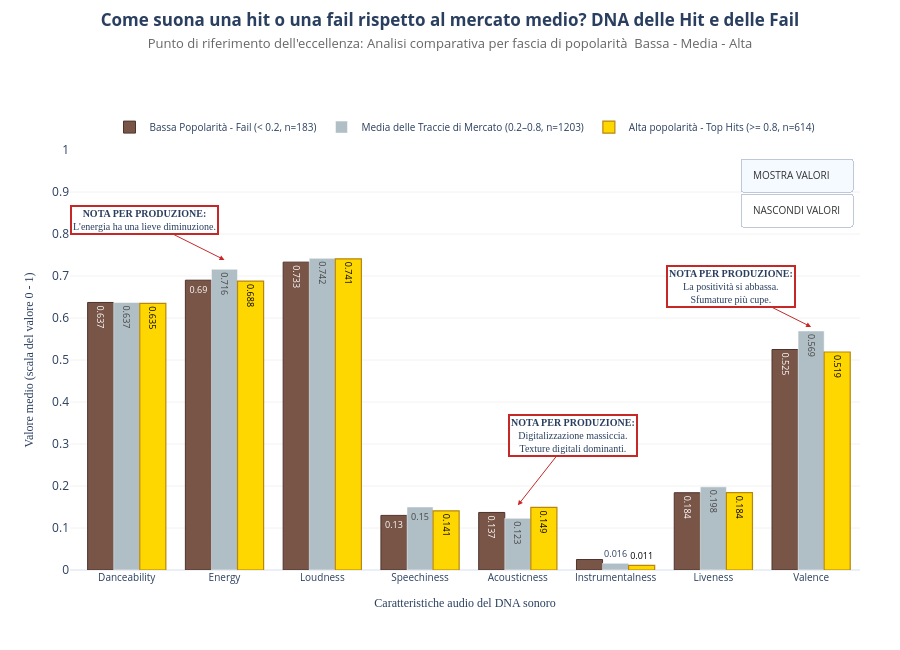

Here is the notebook cell this chart was saved with:
### Markdown cell above
Qui abbiamo bisogno di definere alcuni tagli importanti sulla popolarità per effettuare il prossimo grafico. Cerchiamo di dare un senso alle alternative che abbiamo:

1. La "Soglia del Successo" 80% o 0.8: 
Nel settore dei dati musicali (es. API di Spotify), la popolarità è una misura relativa basata sul volume totale di streaming e sulla recenza. Gli esperti di data-science musicale (come quelli di Chartmetric o Soundcharts) osservano che un punteggio superiore a 80 colloca l'artista nel Top 0.1% globale. Brani con questo score sono solitamente inseriti nelle playlist delle Top Hits. Per questo possiamo considerare tale soglia come la soglia delle HITS.


2. Il "Long Tail of Fail or Starting" e la soglia del 20% o 0.2:
Per quanto riguarda la soglia bassa, definire "disprezzato" un brano sotto il 20% potrebbe essere un termine forte, poiché gran parte della musica caricata sulle piattaforme è soggetta alla cosiddetta Long Tail di Chris Anderson e fatica a superare il 10%. Questo però non sempre significa che la musica non crescerà in popolarità in seguito con il passare del tempo, ma è pur vero che in questa zona ci sono anche brani che restano a popolarità bassa proprio perchè non riesco a fare impatto sugli ascoltatori. Gli analisti definiscono questa zona come "Niche" o "Undiscovered". In uno studio sulla popolarità degli algoritmi, i brani sotto il 20 spesso mancano dei metadati comportamentali (skip rate, salvataggi) che permetterebbero di discriminare le due fasi con estrema precisione. Per cui oltre al concetto di "Zombie Tracks" (canzoni con quasi zero ascolti) o brani in fase di "Seedling" (semi che devono ancora germogliare) possiamo affiancare anche il concetto di actaula Fail.

In un quadro più generale che potrebbe essere di aiuto in seguito usiamo questa classificazione adottata da Data Scientist esperti nel settore musicale come quelli  Chartmetric o Soundcharts:

| Popolarità | Classificazione Tecnica | Significato per il Produttore |
| :--- | :--- | :--- |
| **0 - 20** | **Emerging / Deep Catalog** | Brani nuovi o di nicchia estrema. Mancanza di trazione organica. |
| **21 - 50** | **Mid-Tier / Developing** | Artisti con una base fan solida ma locale. Potenziale crescita. |
| **51 - 79** | **High Rotation / Regional Hits** | Brani che dominano i generi specifici (es. R&B Dark) ma non sono ancora "pop" globale. |
| **80 - 100** | **Global Blockbusters** | Le cosiddette "Hit Songs". Massima vendibilità e valore di marketing. |

In alternativa senza avere queste informazioni di dominio estremamente importanti avremmo optato per affidarci alla statistica e avremmo considerato delle percentuali che ci avrebbero fatto stare al di sotto del 25% per la zona del Fail o emerging e sopra il 75% per la zona delle top hits.

### Code cell
"""_configurazione su quartili_

# ─────────────────────────────────────────────
# CONFIGURAZIONE — soglie basate sui quartili 
# ─────────────────────────────────────────────
Q25 = df['popularity'].quantile(0.25)   # → 0.560 or less
Q75 = df['popularity'].quantile(0.75)   # → 0.730 or more

low_filter  = df[df['popularity'] < Q25]
mid_filter  = df[(df['popularity'] >= Q25) & (df['popularity'] < Q75)]
hits_filter = df[df['popularity'] >= Q75]
"""

# ─────────────────────────────────────────────
# CONFIGURAZIONE — soglie fisse
# ─────────────────────────────────────────────
LOW_MAX  = 0.2
MID_MAX  = 0.8

low_filter  = df[df['popularity'] < LOW_MAX]
mid_filter  = df[(df['popularity'] >= LOW_MAX) & (df['popularity'] < MID_MAX)]
hits_filter = df[df['popularity'] >= MID_MAX]

n_low  = len(low_filter)   # 218
n_mid  = len(mid_filter)   # 1055
n_hits = len(hits_filter)  # 727

# Calcolo Medie (arrotondate a 3 decimali)
low_mean  = low_filter[sonic_fingerprint].mean()
mid_mean  = mid_filter[sonic_fingerprint].mean()
hits_mean = hits_filter[sonic_fingerprint].mean()

labels   = [f.replace('_', ' ').capitalize() for f in sonic_fingerprint]
val_low  = [round(v, 3) for v in low_mean.values]
val_mid  = [round(v, 3) for v in mid_mean.values]
val_hits = [round(v, 3) for v in hits_mean.values]

# Posizionamento testi (Instrumentalness fuori, resto dentro)
pos_instr = labels.index('Instrumentalness')
def make_pos(n):
    p = ['inside'] * n
    p[pos_instr] = 'outside'
    return p

pos_low  = make_pos(len(labels))
pos_mid  = make_pos(len(labels))
pos_hits = make_pos(len(labels))

fig = go.Figure()

# Traccia Bassa Popolarità — Bronzo scuro
fig.add_trace(go.Bar(
    x=labels, y=val_low,
    name=f'Bassa Popolarità - Fail (< {LOW_MAX}, n={n_low})',
    marker_color='#795548',
    marker_line=dict(color='#4E342E', width=1.0),
    text=val_low,
    textposition=pos_low,
    insidetextanchor='end',
    textfont=dict(size=9, color='white'),
    hovertemplate='Bassa Pop: %{y:.3f}<extra></extra>'
))

# Traccia Media di Mercato — Grigio neutro
fig.add_trace(go.Bar(
    x=labels, y=val_mid,
    name=f'Media delle Traccie di Mercato ({LOW_MAX}–{MID_MAX}, n={n_mid})',
    marker_color='#B0BEC5',
    text=val_mid,
    textposition=pos_mid,
    insidetextanchor='end',
    textfont=dict(size=9),
    hovertemplate='Mercato: %{y:.3f}<extra></extra>'
))

# Traccia Hit — Giallo oro
fig.add_trace(go.Bar(
    x=labels, y=val_hits,
    name=f'Alta popolarità - Top Hits (>= {MID_MAX}, n={n_hits})',
    marker_color='#FFD700',
    marker_line=dict(color='#B8860B', width=1.2),
    text=val_hits,
    textposition=pos_hits,
    insidetextanchor='end',
    textfont=dict(size=9, color='black'),
    hovertemplate='Alta Popolarità - Top Hits: %{y:.3f}<extra></extra>'
))

# Bottoni VALORI ON/OFF
fig.update_layout(
    updatemenus=[
        dict(
            type="buttons",
            direction="down",
            showactive=True,
            x=0.99, y=0.98,
            xanchor='right', yanchor='top',
            pad={"r": 0, "t": 0},
            font=dict(size=10, color="#333"),
            buttons=[
                dict(
                    label="MOSTRA VALORI",
                    method="update",
                    args=[{"text": [val_low, val_mid, val_hits]}]
                ),
                dict(
                    label="NASCONDI VALORI",
                    method="update",
                    args=[{"text": [None, None, None]}]
                ),
            ]
        )
    ]
)

# Annotazioni Insight

# Acousticness — avvicinata (ay meno negativo)
fig.add_annotation(
    x='Acousticness', y=hits_mean['acousticness'] + 0.005,
    xref="x", yref="y",
    text="<b>NOTA PER PRODUZIONE:</b><br>Digitalizzazione massiccia.<br>Texture digitali dominanti.",
    showarrow=True, arrowhead=2, arrowcolor="#C62828",
    ax=55, ay=-70,
    bordercolor="#C62828", borderwidth=2,
    bgcolor="rgba(255,255,255,0.8)",
    font=dict(size=10, family="Arial Bold")
)

# Energy — riquadro spostato in alto a sinistra, fuori dalla barra
fig.add_annotation(
    x='Energy', y=hits_mean['energy'] + 0.05,
    xref="x", yref="y",
    text="<b>NOTA PER PRODUZIONE:</b><br>L'energia ha una lieve diminuzione.<br>",
    showarrow=True, arrowhead=2, arrowcolor="#C62828",
    ax=-80, ay=-40,
    bordercolor="#C62828", borderwidth=2,
    bgcolor="rgba(255,255,255,0.8)",
    font=dict(size=10, family="Arial Bold")
)

# Valence — riquadro spostato in alto a destra, fuori dalla barra
fig.add_annotation(
    x='Valence', y=hits_mean['valence'] + 0.06,
    xref="x", yref="y",
    text="<b>NOTA PER PRODUZIONE:</b><br>La positività si abbassa.<br>Sfumature più cupe.",
    showarrow=True, arrowhead=2, arrowcolor="#C62828",
    ax=-80, ay=-40,
    bordercolor="#C62828", borderwidth=2,
    bgcolor="rgba(255,255,255,0.8)",
    font=dict(size=10, family="Arial Bold")
)

# 8. Layout Finale
fig.update_layout(
    template='plotly_white',
    title=dict(
        text=(
            f"<b>Come suona una hit o una fail rispetto al mercato medio? DNA delle Hit e delle Fail</b><br>"
            f'<span style="font-size:13px; color:#666666;">'
            f"Punto di riferimento dell'eccellenza: Analisi comparativa per fascia di popolarità  "
            f'Bassa - Media - Alta'
            f'</span>'
        ),
        x=0.5, y=0.96, xanchor='center'
    ),
    xaxis=dict(
        title=dict(text='Caratteristiche audio del DNA sonoro', font=dict(size=12, family='Arial Bold')),
        tickfont=dict(size=10)
    ),
    yaxis=dict(
        title=dict(text='Valore medio (scala del valore 0 - 1)', font=dict(size=12, family='Arial Bold')),
        range=[0, 1.0],
        gridcolor='#F2F2F2',
        dtick=0.1
    ),
    barmode='group',
    legend=dict(
        orientation="h",
        yanchor="bottom", y=1.02,
        xanchor="center", x=0.5,
        font=dict(size=10)
    ),
    margin=dict(l=70, r=40, t=150, b=80),
    height=650
)

fig.show()

### Figure 1 — Plotly figure (JSON) as saved in the notebook; plotly's stock layout.template omitted (floating-point values rounded to 4 significant figures)
{"data": [{"hovertemplate": "Bassa Pop: %{y:.3f}<extra></extra>", "insidetextanchor": "end", "marker": {"color": "#795548", "line": {"color": "#4E342E", "width": 1}}, "name": "Bassa Popolarità - Fail (< 0.2, n=183)", "text": ["0.637", "0.69", "0.733", "0.13", "0.137", "0.025", "0.184", "0.525"], "textfont": {"color": "white", "size": 9}, "textposition": ["inside", "inside", "inside", "inside", "inside", "outside", "inside", "inside"], "type": "bar", "x": ["Danceability", "Energy", "Loudness", "Speechiness", "Acousticness", "Instrumentalness", "Liveness", "Valence"], "y": [0.637, 0.69, 0.733, 0.13, 0.137, 0.025, 0.184, 0.525]}, {"hovertemplate": "Mercato: %{y:.3f}<extra></extra>", "insidetextanchor": "end", "marker": {"color": "#B0BEC5"}, "name": "Media delle Traccie di Mercato (0.2–0.8, n=1203)", "text": ["0.637", "0.716", "0.742", "0.15", "0.123", "0.016", "0.198", "0.569"], "textfont": {"size": 9}, "textposition": ["inside", "inside", "inside", "inside", "inside", "outside", "inside", "inside"], "type": "bar", "x": ["Danceability", "Energy", "Loudness", "Speechiness", "Acousticness", "Instrumentalness", "Liveness", "Valence"], "y": [0.637, 0.716, 0.742, 0.15, 0.123, 0.016, 0.198, 0.569]}, {"hovertemplate": "Alta Popolarità - Top Hits: %{y:.3f}<extra></extra>", "insidetextanchor": "end", "marker": {"color": "#FFD700", "line": {"color": "#B8860B", "width": 1.2}}, "name": "Alta popolarità - Top Hits (>= 0.8, n=614)", "text": ["0.635", "0.688", "0.741", "0.141", "0.149", "0.011", "0.184", "0.519"], "textfont": {"color": "black", "size": 9}, "textposition": ["inside", "inside", "inside", "inside", "inside", "outside", "inside", "inside"], "type": "bar", "x": ["Danceability", "Energy", "Loudness", "Speechiness", "Acousticness", "Instrumentalness", "Liveness", "Valence"], "y": [0.635, 0.688, 0.741, 0.141, 0.149, 0.011, 0.184, 0.519]}], "layout": {"annotations": [{"arrowcolor": "#C62828", "arrowhead": 2, "ax": 55, "ay": -70, "bgcolor": "rgba(255,255,255,0.8)", "bordercolor": "#C62828", "borderwidth": 2, "font": {"family": "Arial Bold", "size": 10}, "showarrow": true, "text": "<b>NOTA PER PRODUZIONE:</b><br>Digitalizzazione massiccia.<br>Texture digitali dominanti.", "x": "Acousticness", "xref": "x", "y": 0.1539, "yref": "y"}, {"arrowcolor": "#C62828", "arrowhead": 2, "ax": -80, "ay": -40, "bgcolor": "rgba(255,255,255,0.8)", "bordercolor": "#C62828", "borderwidth": 2, "font": {"family": "Arial Bold", "size": 10}, "showarrow": true, "text": "<b>NOTA PER PRODUZIONE:</b><br>L'energia ha una lieve diminuzione.<br>", "x": "Energy", "xref": "x", "y": 0.7384, "yref": "y"}, {"arrowcolor": "#C62828", "arrowhead": 2, "ax": -80, "ay": -40, "bgcolor": "rgba(255,255,255,0.8)", "bordercolor": "#C62828", "borderwidth": 2, "font": {"family": "Arial Bold", "size": 10}, "showarrow": true, "text": "<b>NOTA PER PRODUZIONE:</b><br>La positività si abbassa.<br>Sfumature più cupe.", "x": "Valence", "xref": "x", "y": 0.5788, "yref": "y"}], "barmode": "group", "height": 650, "legend": {"font": {"size": 10}, "orientation": "h", "x": 0.5, "xanchor": "center", "y": 1.02, "yanchor": "bottom"}, "margin": {"b": 80, "l": 70, "r": 40, "t": 150}, "title": {"text": "<b>Come suona una hit o una fail rispetto al mercato medio? DNA delle Hit e delle Fail</b><br><span style=\"font-size:13px; color:#666666;\">Punto di riferimento dell'eccellenza: Analisi comparativa per fascia di popolarità  Bassa - Media - Alta</span>", "x": 0.5, "xanchor": "center", "y": 0.96}, "updatemenus": [{"buttons": [{"args": [{"text": [[0.637, 0.69, 0.733, 0.13, 0.137, 0.025, 0.184, 0.525], [0.637, 0.716, 0.742, 0.15, 0.123, 0.016, 0.198, 0.569], [0.635, 0.688, 0.741, 0.141, 0.149, 0.011, 0.184, 0.519]]}], "label": "MOSTRA VALORI", "method": "update"}, {"args": [{"text": [null, null, null]}], "label": "NASCONDI VALORI", "method": "update"}], "direction": "down", "font": {"color": "#333", "size": 10}, "pad": {"r": 0, "t": 0}, "showactive": true, "type": "buttons", "x": 0.99, "xanchor": "right", "y": 0.98, "yanchor": "top"}], "xaxis": {"tickfont": {"size": 10}, "title": {"font": {"family": "Arial Bold", "size": 12}, "text": "Caratteristiche audio del DNA sonoro"}}, "yaxis": {"dtick": 0.1, "gridcolor": "#F2F2F2", "range": [0, 1], "title": {"font": {"family": "Arial Bold", "size": 12}, "text": "Valore medio (scala del valore 0 - 1)"}}}}
